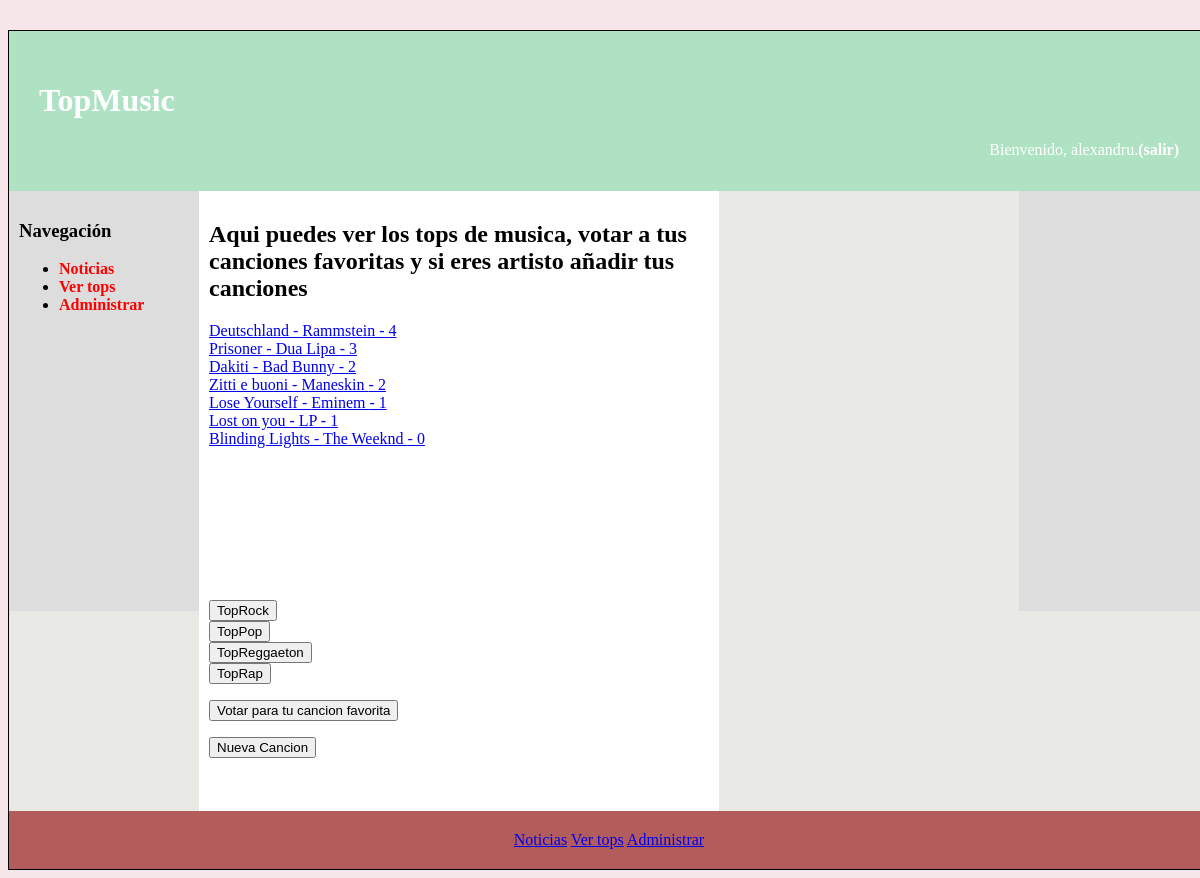
/contenido.php (signed in), run on the app's committed database.
### tables this page shows
CREATE TABLE `melodia` (
  `id` int(11) NOT NULL AUTO_INCREMENT,
  `TITLE` varchar(100) NOT NULL,
  `ARTISTA` varchar(150) NOT NULL,
  `NR_VOTOS` int(11) NOT NULL,
  PRIMARY KEY(id),
  FOREIGN KEY (TITLE,ARTISTA) REFERENCES genre(TITLE, ARTISTA)
);

### autorizacion.php (called while the page is built, shortened)
<?php
function estaLogado(): bool {
    return isset($_SESSION['login']);
}

### contenido.php (the view, shortened to what this page needs)
<!DOCTYPE html>
<html>
<head>
<link rel="stylesheet" type="text/css" href="estilo.css" />
</head>
<body>
<div id="contenedor">
<?php
	require("cabecera.php");
	require("sidebarIzq.php");
	require("autorizacion.php");
?>
<main>
	<article>
	<?php
		if (!estaLogado()) {
			echo "<h1>Usuario no registrado!</h1>";
			echo "<p>Debes iniciar sesión para ver el contenido..</p>";
		} else {
	?>
		<h2>Aqui puedes ver los tops de musica, votar a tus canciones favoritas y si eres artisto añadir tus canciones</h2>
		<?php
$conn= new \mysqli('localhost', 'administrador', 'admin', 'topmusic');
	$query=sprintf("SELECT id,TITLE,ARTISTA,NR_VOTOS FROM melodia ORDER BY NR_VOTOS DESC");
	$rs = $conn->query($query);
	while ($fila = mysqli_fetch_assoc($rs)) {
		?>
		<a href="addComment.php?id=<?php echo $fila['id']; ?>">
		<?php
		echo $fila['TITLE'];
		echo "  -  ";
		echo $fila['ARTISTA'];
		echo "  -  ";
		echo $fila['NR_VOTOS'];
		?>
		</a>
		<?php
		echo "<br>";
	}
		?>
		<div style="position:absolute; top:600px;">
		<form method="post">
        <input type="submit" name="button1"
                class="button" value="TopRock" />
        <br>
        <input type="submit" name="button2"
                class="button" value="TopPop" />
				<form method="post">
				<br>
        <input type="submit" name="button3"
                class="button" value="TopReggaeton" />
				<br>
		<input type="submit" name="button4"
                class="button" value="TopRap" />
        <br>
    </form>
		<p> <button onclick="location.href='vote.php'">Votar para tu cancion favorita</button> </p>
		<p> <button onclick="location.href='addSong.php'">Nueva Cancion</button> </p>
		</div>
	<?php
		}
	?>
	</article>
</main>
<?php
	require("sidebarDer.php");
	require("pie.php");
?>
</div>
</body>
</html>

### estilo.css (style rules this page uses)
body { background-color: #f6e5e9; }
div#contenedor { width: 1200px; margin: auto; border: 1px solid black; background-color: #e8e8e4; margin-top: 30px; }
main { padding: 10px; float: left; min-height: 600px; width: 500px; background-color: white; }

### data on the page
melodia: TITLE "Deutschland", ARTISTA "Rammstein", NR_VOTOS "4"
melodia: TITLE "Prisoner", ARTISTA "Dua Lipa", NR_VOTOS "3"
melodia: TITLE "Dakiti", ARTISTA "Bad Bunny", NR_VOTOS "2"
melodia: TITLE "Zitti e buoni", ARTISTA "Maneskin", NR_VOTOS "2"
melodia: TITLE "Lose Yourself", ARTISTA "Eminem", NR_VOTOS "1"
melodia: TITLE "Lost on you", ARTISTA "LP", NR_VOTOS "1"
melodia: TITLE "Blinding Lights", ARTISTA "The Weeknd", NR_VOTOS "0"

### other printed values
$_SESSION['nombre'] "alexandru"
